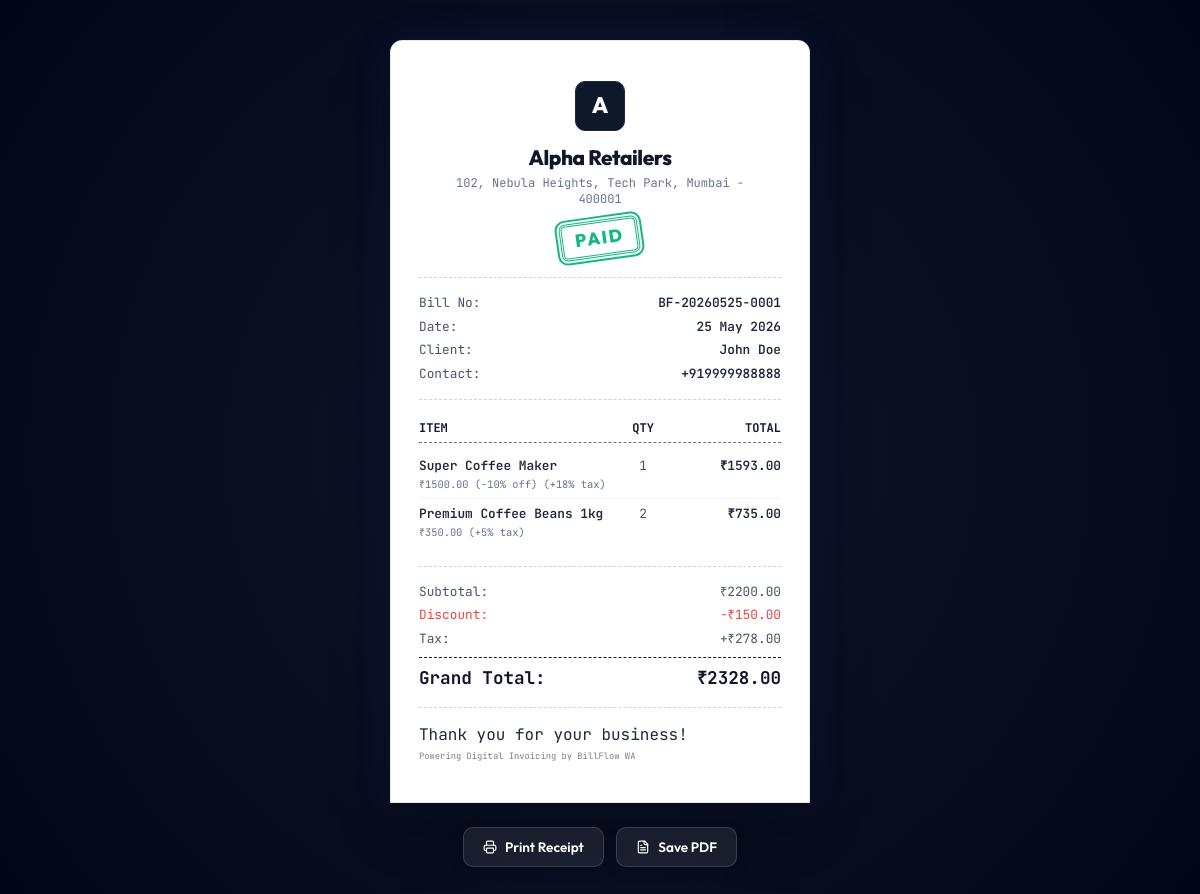
/receipt/9f6b3788-234d-462f-8bb7-09d76ac65a67, run on the app's committed database.
### app/models.py (models this page shows)
class Business(Base):
    __tablename__ = "businesses"
    id = Column(Integer, primary_key=True, index=True)
    name = Column(String, nullable=False)
    owner_name = Column(String, nullable=True)
    phone = Column(String, nullable=True)
    email = Column(String, nullable=True)
    address = Column(Text, nullable=True)
    logo_url = Column(String, nullable=True)
    currency = Column(String, default="₹")  # Currency symbol, e.g. ₹, $, AED
    upi_id = Column(String, nullable=True)   # Merchant UPI ID for QR payments, e.g. merchant@upi
    tax_id_label = Column(String, default="GSTIN") # e.g. GSTIN, VAT, Tax ID
    tax_id_number = Column(String, nullable=True)
    tier = Column(String, default="Top") # Base, Mid, Top
    whatsapp_template = Column(
        Text,
        default="Hello *{customer_name}*, \n\nThank you for shopping at *{business_name}*! 🌟\n\nHere is your invoice *#{invoice_number}*.\nTotal Amount: *{currency}{total_amount}*\n\nView & Download your Digital Invoice here:\n🔗 {invoice_url}\n\nHave a great day!"
    )
    wa_api_gateway = Column(String, default="redirect")  # "redirect" or "api"
    wa_api_key = Column(String, nullable=True)
    wa_api_phone_id = Column(String, nullable=True)
    invoices = relationship("Invoice", back_populates="business", cascade="all, delete-orphan")

class Invoice(Base):
    __tablename__ = "invoices"
    id = Column(Integer, primary_key=True, index=True)
    invoice_number = Column(String, unique=True, index=True, nullable=False)
    invoice_hash = Column(String, unique=True, index=True, default=lambda: str(uuid.uuid4()))
    business_id = Column(Integer, ForeignKey("businesses.id"), nullable=False)
    customer_id = Column(Integer, ForeignKey("customers.id"), nullable=False)
    date = Column(Date, default=date.today)
    due_date = Column(Date, nullable=True)
    subtotal = Column(Float, default=0.0)
    discount_total = Column(Float, default=0.0)
    tax_total = Column(Float, default=0.0)
    grand_total = Column(Float, default=0.0)
    payment_status = Column(String, default="Unpaid")  # "Unpaid", "Paid", "Cancelled"
    payment_method = Column(String, default="UPI")      # "UPI", "Cash", "Card"
    notes = Column(Text, nullable=True)
    created_at = Column(DateTime, default=datetime.utcnow)
    business = relationship("Business", back_populates="invoices")
    customer = relationship("Customer", back_populates="invoices")
    items = relationship("InvoiceItem", back_populates="invoice", cascade="all, delete-orphan")

class Customer(Base):
    __tablename__ = "customers"
    id = Column(Integer, primary_key=True, index=True)
    name = Column(String, nullable=False)
    phone = Column(String, nullable=False, index=True)
    email = Column(String, nullable=True)
    address = Column(Text, nullable=True)
    created_at = Column(DateTime, default=datetime.utcnow)
    invoices = relationship("Invoice", back_populates="customer")

class InvoiceItem(Base):
    __tablename__ = "invoice_items"
    id = Column(Integer, primary_key=True, index=True)
    invoice_id = Column(Integer, ForeignKey("invoices.id"), nullable=False)
    name = Column(String, nullable=False)
    quantity = Column(Float, default=1.0)
    rate = Column(Float, nullable=False)
    tax_rate = Column(Float, default=0.0)      # Percentage e.g. 18.0 for 18%
    discount_rate = Column(Float, default=0.0) # Percentage e.g. 5.0 for 5%
    total = Column(Float, nullable=False)      # Pre-calculated line item total
    invoice = relationship("Invoice", back_populates="items")

### app/main.py (the view)
@app.get("/receipt/{invoice_hash}", response_class=HTMLResponse)
def render_receipt(request: Request, invoice_hash: str, db: Session = Depends(get_db)):
    invoice = db.query(Invoice).filter(Invoice.invoice_hash == invoice_hash).first()
    if not invoice:
        return HTMLResponse("<h1>Invoice Not Found</h1>", status_code=404)
    business = invoice.business
    customer = invoice.customer
    upi_payment_url = None
    if business.upi_id:
        business_name_clean = business.name.replace(" ", "%20")
        upi_payment_url = f"upi://pay?pa={business.upi_id}&pn={business_name_clean}&am={invoice.grand_total}&cu=INR"
    return templates.TemplateResponse(
        request=request,
        name="receipt.html",
        context={
            "invoice": invoice,
            "business": business,
            "customer": customer,
            "items": invoice.items,
            "upi_payment_url": upi_payment_url
        }
    )

### app/templates/receipt.html (shortened to what this page needs)
<!DOCTYPE html>
<html lang="en">
<head>
</head>
<body>
    <div class="receipt-card">
        <div class="header">
            <div class="logo-container">
                {% if business.logo_url %}
                    <div class="logo-fallback" style="display:none">{{ business.name[0] | upper }}</div>
                {% else %}
                    <div class="logo-fallback">{{ business.name[0] | upper }}</div>
                {% endif %}
            </div>
            <h1 class="business-name">{{ business.name }}</h1>
            <p class="business-address">{{ business.address }}</p>
            <div class="stamp-container">
                {% if invoice.payment_status == 'Paid' %}
                    <div class="paid-stamp">Paid</div>
                {% elif invoice.payment_status == 'Cancelled' %}
                    <div class="cancelled-stamp">Cancelled</div>
                {% else %}
                    <div class="r-badge-pending">Pending</div>
                {% endif %}
            </div>
        </div>
        <div class="r-divider"></div>
        <div class="info-rows">
            <div class="info-row">
                <span>Bill No:</span>
                <span>{{ invoice.invoice_number }}</span>
            </div>
            <div class="info-row">
                <span>Date:</span>
                <span>{{ invoice.date.strftime('%d %b %Y') }}</span>
            </div>
            <div class="info-row">
                <span>Client:</span>
                <span>{{ customer.name }}</span>
            </div>
            <div class="info-row">
                <span>Contact:</span>
                <span>{{ customer.phone }}</span>
            </div>
        </div>
        <div class="r-divider"></div>
        <div class="r-items-table">
            <div class="r-items-header">
                <div>Item</div>
                <div style="text-align: center;">Qty</div>
                <div style="text-align: right;">Total</div>
            </div>
            <div class="r-items-body">
                {% for item in items %}
                    <div class="r-item-row">
                        <div class="r-item-details">
                            <div class="r-item-name">{{ item.name }}</div>
                            <div class="r-item-meta">
                                {{ business.currency }}{{ "%.2f"|format(item.rate) }}
                                {% if item.discount_rate > 0 %}
                                    (-{{ "%.0f"|format(item.discount_rate) }}% off)
                                {% endif %}
                                {% if item.tax_rate > 0 %}
                                    (+{{ "%.0f"|format(item.tax_rate) }}% tax)
                                {% endif %}
                            </div>
                        </div>
                        <div class="r-item-qty">{{ "%.0f"|format(item.quantity) }}</div>
                        <div class="r-item-price">{{ business.currency }}{{ "%.2f"|format(item.total) }}</div>
                    </div>
                {% endfor %}
            </div>
        </div>
        <div class="r-divider"></div>
        <div class="r-totals">
            <div class="r-total-row">
                <span>Subtotal:</span>
                <span>{{ business.currency }}{{ "%.2f"|format(invoice.subtotal) }}</span>
            </div>
            {% if invoice.discount_total > 0 %}
                <div class="r-total-row" style="color: #ef4444;">
                    <span>Discount:</span>
                    <span>-{{ business.currency }}{{ "%.2f"|format(invoice.discount_total) }}</span>
                </div>
            {% endif %}
            {% if invoice.tax_total > 0 %}
                <div class="r-total-row">
                    <span>Tax:</span>
                    <span>+{{ business.currency }}{{ "%.2f"|format(invoice.tax_total) }}</span>
                </div>
            {% endif %}
            <div class="r-total-row grand-total">
                <span>Grand Total:</span>
                <span>{{ business.currency }}{{ "%.2f"|format(invoice.grand_total) }}</span>
            </div>
        </div>
        <div class="r-divider"></div>
        <div class="r-footer">
            <p>Thank you for your business!</p>
            <p style="font-size: 0.55rem; opacity: 0.6; margin-top: 0.25rem;">Powering Digital Invoicing by BillFlow WA</p>
        </div>
    </div>
    <div class="floating-actions">
        <button onclick="window.print()" class="action-btn">
            Print Receipt
        </button>
        <button onclick="window.print()" class="action-btn">
            Save PDF
        </button>
    </div>
</body>
</html>

### app/templates/receipt.html (style rules this page uses)
:root { --bg-dark: radial-gradient(circle at center, #0f172a 0%, #020617 100%); --font-main: 'Outfit', sans-serif; --font-mono: 'JetBrains Mono', monospace; }
* { box-sizing: border-box; margin: 0; padding: 0; }
body { font-family: var(--font-mono); background: var(--bg-dark); color: #1e293b; min-height: 100vh; display: flex; flex-direction: column; justify-content: center; align-items: center; padding: 2.5rem 1rem; line-height: 1.4; }
.receipt-card { background: #ffffff; color: #1e293b; border-radius: 12px 12px 0 0; width: 100%; max-width: 420px; padding: 2.5rem 1.75rem; box-shadow: 0 25px 50px -12px rgba(0, 0, 0, 0.5), 0 0 40px rgba(99, 102, 241, 0.1); position: relative; border: 1px solid #e2e8f0; page-break-inside: avoid; }
.receipt-card::after { content: ''; position: absolute; left: 0; right: 0; bottom: -8px; height: 8px; background-image: linear-gradient(135deg, #ffffff 25%, transparent 25%), linear-gradient(225deg, #ffffff 25%, transparent 25%); background-size: 8px 16px; background-position: left bottom; background-repeat: repeat-x; z-index: 10; }
.header { text-align: center; margin-bottom: 1.25rem; position: relative; }
.logo-container { width: 50px; height: 50px; border-radius: 10px; background: #0f172a; color: #ffffff; display: flex; align-items: center; justify-content: center; margin: 0 auto 0.75rem; font-weight: 700; font-size: 1.4rem; overflow: hidden; border: 1px solid #1e293b; }
.logo-fallback { font-weight: 800; font-family: var(--font-main); color: #ffffff; }
.business-name { font-family: var(--font-main); font-size: 1.3rem; font-weight: 800; letter-spacing: -0.02em; margin-bottom: 0.15rem; color: #0f172a; }
.business-address { font-size: 0.75rem; color: #64748b; max-width: 320px; margin: 0 auto; }
.stamp-container { margin: 0.75rem auto 0; display: flex; justify-content: center; }
.paid-stamp { border: 3px double #10b981; color: #10b981; font-size: 1.1rem; font-weight: 800; text-transform: uppercase; padding: 0.2rem 0.75rem; border-radius: 6px; display: inline-block; transform: rotate(-8deg); letter-spacing: 0.1em; background: #ffffff; box-shadow: 0 0 0 2px #ffffff, 0 0 0 4px #10b981; font-family: var(--font-main); }
.r-divider { border-top: 1.5px dashed #cbd5e1; margin: 1rem 0; height: 0; }
.info-rows { display: flex; flex-direction: column; gap: 0.35rem; font-size: 0.8rem; }
.info-row { display: flex; justify-content: space-between; color: #475569; }
.info-row span:last-child { font-weight: 600; color: #1e293b; }
.r-items-table { margin: 1.25rem 0; }
.r-items-header { display: grid; grid-template-columns: 2.2fr 0.8fr 1.2fr; font-weight: 700; color: #0f172a; border-bottom: 1.5px dashed #64748b; padding-bottom: 0.35rem; margin-bottom: 0.5rem; font-size: 0.75rem; text-transform: uppercase; }
.r-item-row { display: grid; grid-template-columns: 2.2fr 0.8fr 1.2fr; color: #1e293b; font-size: 0.8rem; padding: 0.4rem 0; border-bottom: 1px solid #f1f5f9; align-items: start; }
.r-item-row:last-child { border-bottom: none; }
.r-item-details { display: flex; flex-direction: column; min-width: 0; }
.r-item-name { font-weight: 600; overflow: hidden; text-overflow: ellipsis; white-space: nowrap; }
.r-item-meta { font-size: 0.65rem; color: #64748b; margin-top: 0.1rem; }
.r-item-qty { text-align: center; color: #475569; }
.r-item-price { text-align: right; font-weight: 600; }
.r-totals { display: flex; flex-direction: column; gap: 0.35rem; font-size: 0.8rem; }
.r-total-row { display: flex; justify-content: space-between; color: #475569; }
.r-total-row.grand-total { border-top: 1.5px dashed #0f172a; padding-top: 0.5rem; margin-top: 0.25rem; font-size: 1.1rem; font-weight: 700; color: #0f172a; }
.floating-actions { margin-top: 1.5rem; display: flex; gap: 0.75rem; z-index: 20; }
.action-btn { background: rgba(255, 255, 255, 0.08); backdrop-filter: blur(10px); -webkit-backdrop-filter: blur(10px); border: 1px solid rgba(255, 255, 255, 0.15); color: #ffffff; padding: 0.6rem 1.2rem; border-radius: 10px; font-size: 0.85rem; font-weight: 600; cursor: pointer; transition: all 0.2s ease; display: flex; align-items: center; gap: 0.5rem; box-shadow: 0 4px 15px rgba(0,0,0,0.15); font-family: var(--font-main); }

### data on the page
Business: name "A", name "Alpha Retailers", address "102, Nebula Heights, Tech Park, Mumbai - 400001", currency "₹"
Invoice: invoice_number "BF-20260525-0001", date "25 May 2026", subtotal "2200.00", discount_total "150.00", tax_total "278.00", grand_total "2328.00"
Customer: name "John Doe", phone "+919999988888"
InvoiceItem: name "Super Coffee Maker", rate "1500.00", discount_rate "10", tax_rate "18", quantity "1", total "1593.00"
InvoiceItem: name "Premium Coffee Beans 1kg", rate "350.00", tax_rate "5", quantity "2", total "735.00"
